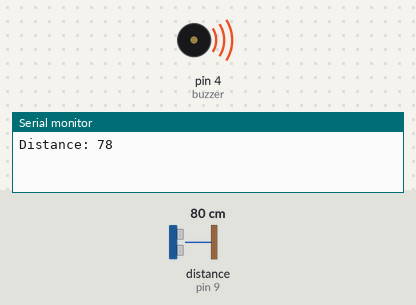
Bench run of a sketch on a simulated Arduino Uno, built with avr-gcc and run on an emulated ATmega328P. On the bench: buzzer (waves = sounding), the last lines printed to the serial monitor. Wiring (inferred from the names in the program): ultrasonic range finder: trigger pin 10; echo pin 9. The inputs (shaded band) are chosen by the test bench; at power-on: distance to the obstacle (sensor on pin 9) 80 cm. The echo pulse lasts 58.3 µs per cm.

Above: at 1.8 s.
1.9 s: distance to the obstacle (sensor on pin 9) set to 177 cm
3.4 s: distance to the obstacle (sensor on pin 9) set to 187 cm
At 5.2 s:
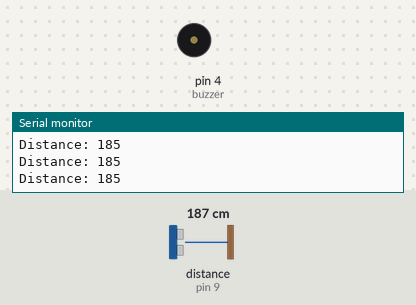
5.5 s: distance to the obstacle (sensor on pin 9) set to 2 cm
At 6.3 s:
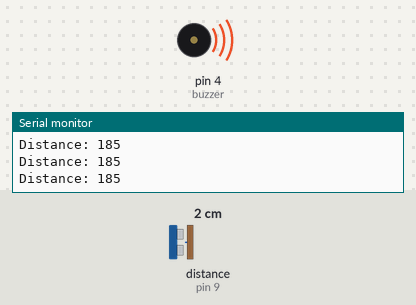
7.0 s: distance to the obstacle (sensor on pin 9) set to 250 cm
At 8.4 s:
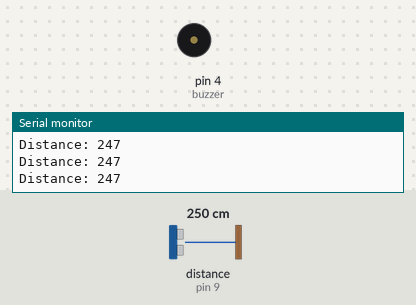
Timing chart, 0 to 10.0 s (numbered marks = the images above; inputs shaded):
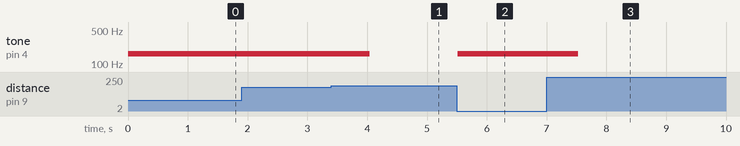

Measured:
- the behaviour switches between 182 and 183 cm on distance to the obstacle (sensor on pin 9) (found by bisection; images 0 and 1)
- after the input at 3.4 s, tone on pin 4 (buzzer): 164 Hz → silent after 0.64 s
- after the input at 5.5 s, tone on pin 4 (buzzer): silent → 164 Hz at once
- after the input at 7.0 s, tone on pin 4 (buzzer): 164 Hz → silent after 0.53 s

The sketch:

sketch_feb13b.ino
```cpp
/*
* Ultrasonic Sensor HC-SR04 and Arduino Tutorial
*
* by Dejan Nedelkovski,
* www.HowToMechatronics.com
*
*
* P.S. I made an annoying buzzer alert so it's like a tripwire,
* to explode into a high pitch mess
*/
// defines pins numbers
const int trigPin = 10;
const int echoPin = 9;
const int buzzer = 4;
bool isBuzz = false;
// defines variables
long duration;
int distance;
void setup() {
  pinMode(trigPin, OUTPUT); // Sets the trigPin as an Output
  pinMode(echoPin, INPUT); // Sets the echoPin as an Input
  Serial.begin(9600); // Starts the serial communication
  pinMode(buzzer, OUTPUT); // Set buzzer - pin 9 as an output
}
void loop() {
  // Clears the trigPin
  digitalWrite(trigPin, LOW);
  delayMicroseconds(2);
  // Sets the trigPin on HIGH state for 10 micro seconds
  digitalWrite(trigPin, HIGH);
  delayMicroseconds(10);
  digitalWrite(trigPin, LOW);
  // Reads the echoPin, returns the sound wave travel time in microseconds
  duration = pulseIn(echoPin, HIGH);
  // Calculating the distance
  distance= duration*0.034/2;
  if (distance <= 180 ){ //&& isBuzz == false
    tone(buzzer, 164); // Send 1KHz sound signal...
    delay(1000);
    //isBuzz = true;
  }
  else{
    noTone(buzzer);
    //isBuzz = false;
  }
  // Prints the distance on the Serial Monitor
  Serial.print("Distance: ");
  Serial.println(distance);
}
```
